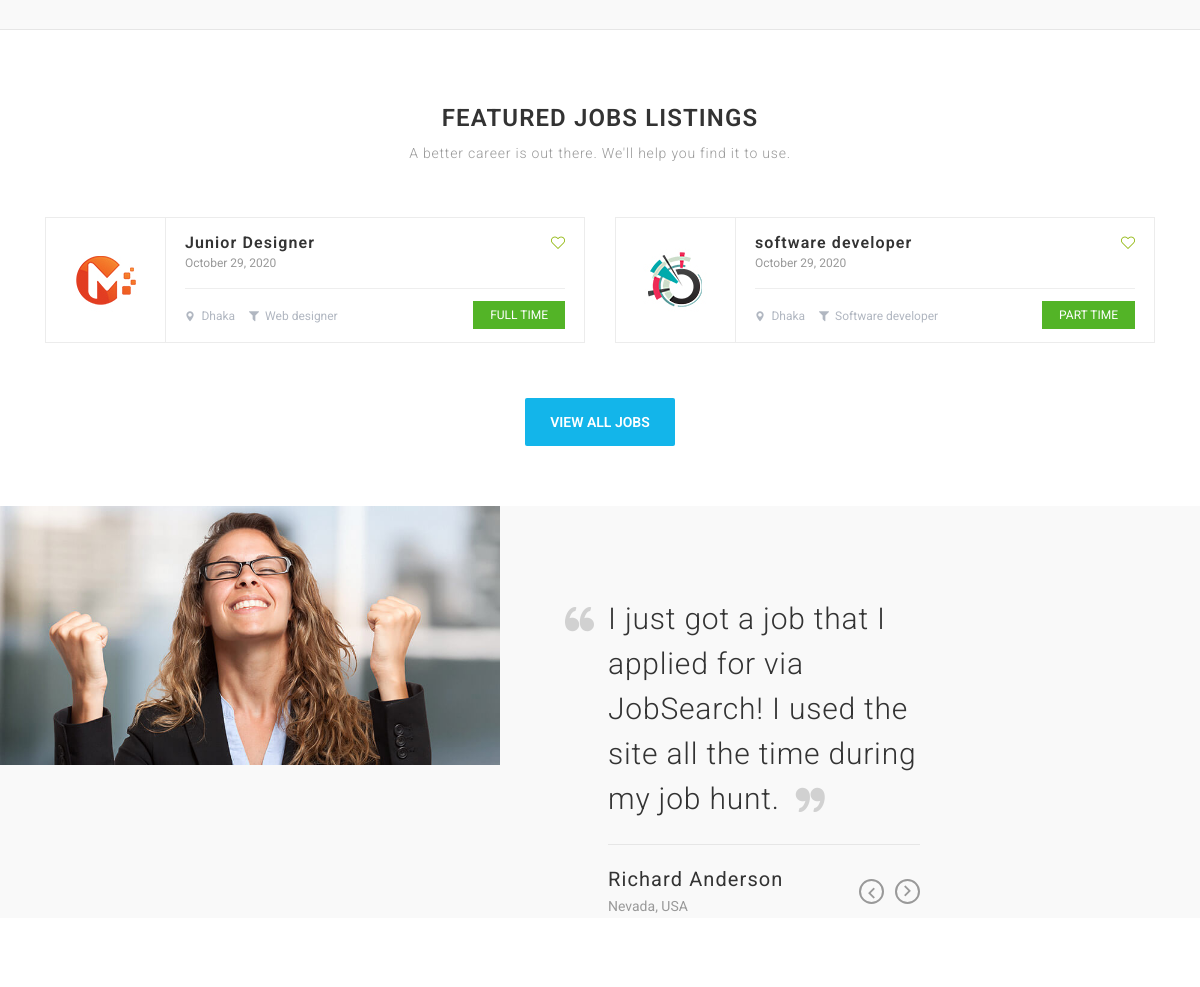
The app's page / (middle part), older data.
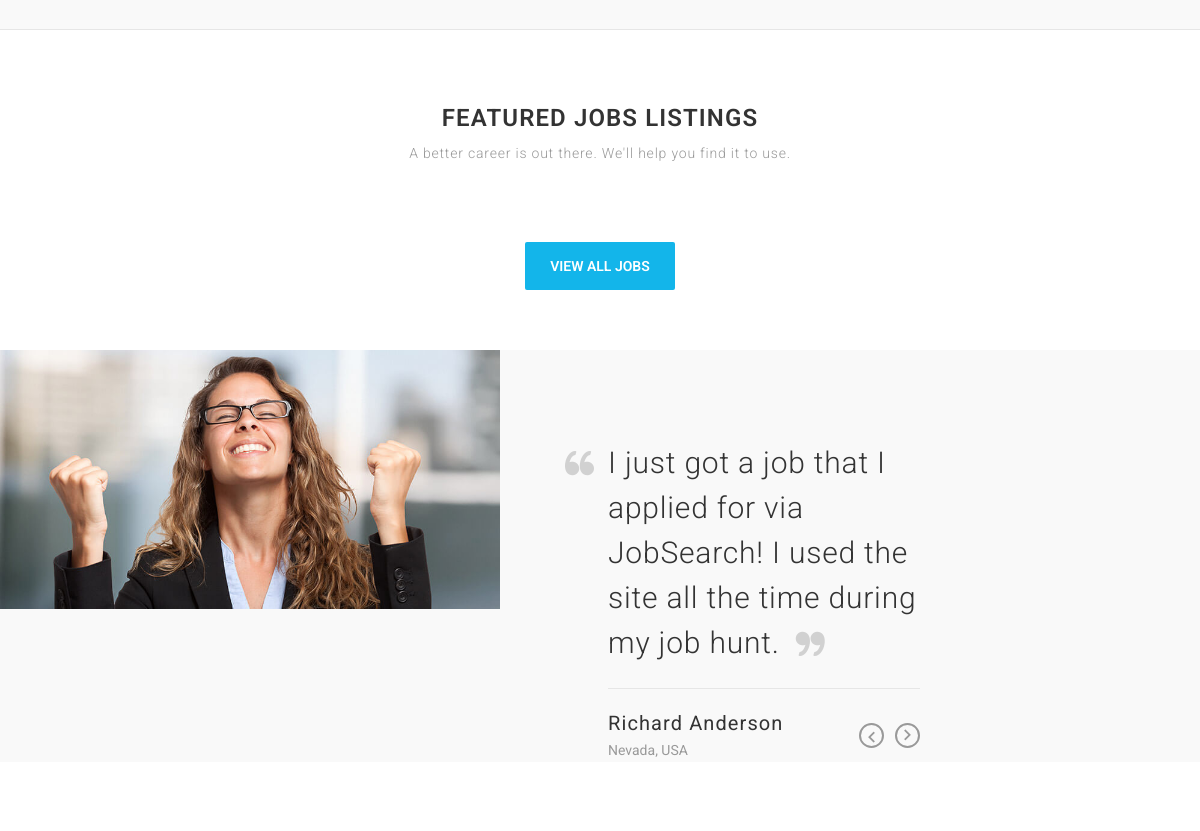
The same page, newer data.
### home/models.py (models this page shows, shortened)
class JobListing(models.Model):
    user = models.ForeignKey(settings.AUTH_USER_MODEL, on_delete=models.CASCADE,
                             null=True, editable=False, blank=True)
    category = models.ManyToManyField(Category)
    title = models.CharField(max_length=100)
    slug = models.SlugField()
    company_name = models.CharField(max_length=200)
    employment_status = models.CharField(choices=JOB_TYPE, max_length=10)
    vacancy = models.CharField(max_length=10, null=True)
    gender = models.CharField(choices=GENDER, max_length=30, null=True)
    description = models.TextField()
    responsibilities = models.TextField()
    experience = models.CharField(max_length=100)
    job_location = models.CharField(max_length=120)
    Salary = models.CharField(max_length=100, null=True, blank=True)
    qualification=models.CharField(choices=QALIFICATION, max_length=30, null=True,blank=True)
    image = models.ImageField(blank=True, upload_to='media', null=True)
    application_deadline = models.DateTimeField()
    published_on = models.DateTimeField(default=timezone.now)
    featured = models.BooleanField()
    def get_absolute_url(self):
            return reverse('joblist', kwargs={
                'slug': self.slug
            })

class Category(models.Model):
    title = models.CharField(max_length=20)
    slug = models.SlugField(null=True)
    image = models.ImageField(blank=True, upload_to='media', null=True)
    def __str__(self):
        return self.title

### home/views.py (the view)
# urls.py: path('',index,name='home'),
def index(request):
    joblist = JobListing.objects.filter(featured=True)
    categories = Category.objects.filter()
    context = {
        'joblist': joblist,
        'categories':categories,
    }
    return render(request,"index.html",context)

### templates/index.html (shortened to what the changed rows need)
{% extends 'base.html' %}
{% block content %}
{% load static %}
    <div class="careerfy-wrapper">
        <div class="careerfy-main-content">
            <div class="careerfy-main-section">
                <div class="container">
                    <div class="row">
                        <div class="col-md-12 careerfy-typo-wrap">
                            <section class="careerfy-fancy-title">
                                <h2>Featured Jobs Listings</h2>
                            </section>
                            <div class="careerfy-job-listing careerfy-featured-listing">
                                <ul class="careerfy-row">
                                    {% for list in joblist %}
                                    <li class="careerfy-column-6">
                                        <div class="careerfy-table-layer">
                                            <div class="careerfy-table-row">
                                                <figure><a href="{{ list.get_absolute_url }}"><img src="{{ list.image.url }}" alt=""></a></figure>
                                                <div class="careerfy-featured-listing-text">
                                                    <h2><a href="{{ list.get_absolute_url }}">{{list.title}}</a></h2>
                                                    <a href="{{ list.get_absolute_url }}" class="careerfy-like-list"><i class="careerfy-icon careerfy-heart"></i></a>
                                                    <time datetime="2008-02-14 20:00">{{list.published_on|date:"F d, Y"}}</time>
                                                    <div class="careerfy-featured-listing-options">
                                                        <ul>
                                                            <li><i class="careerfy-icon careerfy-maps-and-flags"></i> <a href="#">{{list.job_location}}</li>
                                                        {% for cat in list.category.all %}
                                                            <li><i class="careerfy-icon careerfy-filter-tool-black-shape"></i> <a href="#">{{cat}}</a></li>
                                                        {% endfor %}
                                                        </ul>
                                                        <a href="#" class="careerfy-option-btn">{{list.employment_status}}</a>
                                                    </div>
                                                </div>
                                            </div>
                                        </div>
                                    </li>
                                    {% endfor %}
                                </ul>
                            </div>
                        </div>
                    </div>
                </div>
            </div>
            <div class="careerfy-main-section careerfy-testimonial-full">
                <div class="container-fluid">
                    <div class="row">
                        <div class="careerfy-typo-wrap">
                            <div class="careerfy-testimonial-section">
                                <div class="row">
                                    <aside class="col-md-7">
                                        <div class="careerfy-testimonial-slider">
                                            <div class="careerfy-testimonial-slide-layer">
                                                <div class="careerfy-testimonial-wrap">
                                                    <div class="careerfy-testimonial-text">
                                                        <h2>Richard Anderson</h2>
                                                    </div>
                                                </div>
                                            </div>
                                        </div>
                                    </aside>
                                </div>
                            </div>
                        </div>
                    </div>
                </div>
            </div>
        </div>
    </div>
   {%endblock %}

Row changes from the older to the newer data that the page shows:
removed JobListing: image (picture), title "Junior Designer", published_on "October 29, 2020", job_location "Dhaka", employment_status "FULL TIME"
removed Category: title "Web designer", shown under "Junior Designer"
removed JobListing: image (picture), title "software developer", published_on "October 29, 2020", job_location "Dhaka", employment_status "PART TIME"
removed Category: title "Software developer", shown under "software developer"
